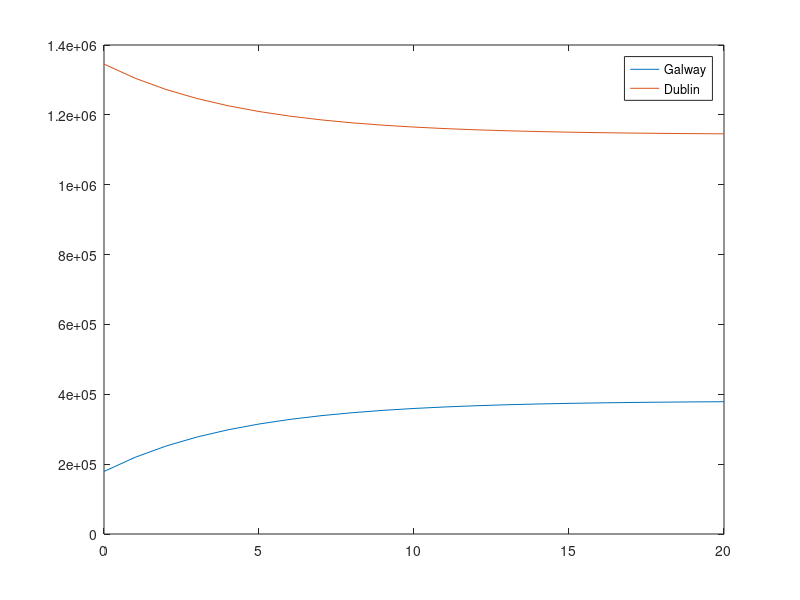

The MATLAB script that drew this image:
clear;

C = [179048 1345402]';

A = [0.85 0.05; 0.15 0.95];

N = 20;
out = zeros(N+1,3);
out(:,1) = 0:N;
out(1,2:3) = C;


for i = 2:N+1
    C = A * C;
    out(i,2:3) = C';
end

plot(out(:,1),out(:,2),out(:,1),out(:,3));
legend('Galway','Dublin')



